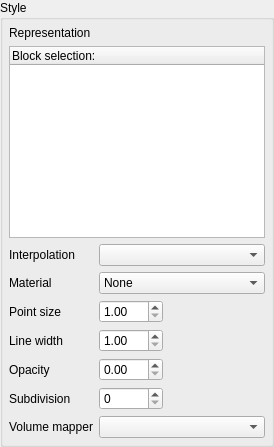
    <widget class="QGroupBox" name="StyleGroup">
     <property name="title">
      <string>Style</string>
     </property>
     <layout class="QGridLayout">
      <property name="margin">
       <number>6</number>
      </property>
      <property name="spacing">
       <number>6</number>
      </property>
      <item row="0" column="0">
       <widget class="QLabel" name="label_2">
        <property name="text">
         <string>Representation</string>
        </property>
        <property name="alignment">
         <set>Qt::AlignLeading|Qt::AlignLeft|Qt::AlignVCenter</set>
        </property>
       </widget>
      </item>
      <item row="0" column="1" colspan="2">
       <widget class="pqDisplayRepresentationWidget" name="StyleRepresentation" native="true">
        <property name="sizePolicy">
         <sizepolicy hsizetype="Minimum" vsizetype="Fixed">
          <horstretch>0</horstretch>
          <verstretch>0</verstretch>
         </sizepolicy>
        </property>
        <property name="toolTip">
         <string>&lt;html&gt;&lt;head&gt;&lt;meta name=&quot;qrichtext&quot; content=&quot;1&quot; /&gt;&lt;/head&gt;&lt;body style=&quot; white-space: pre-wrap; font-family:Sans Serif; font-size:9pt; font-weight:400; font-style:normal; text-decoration:none;&quot;&gt;&lt;p style=&quot; margin-top:0px; margin-bottom:0px; margin-left:0px; margin-right:0px; -qt-block-indent:0; text-indent:0px;&quot;&gt;Choose what geometry should be used to represent the dataset.&lt;/p&gt;&lt;/body&gt;&lt;/html&gt;</string>
        </property>
       </widget>
      </item>
      <item row="1" column="0" colspan="3">
       <widget class="QTreeWidget" name="compositeTree">
        <column>
         <property name="text">
          <string>Block selection:</string>
         </property>
        </column>
       </widget>
      </item>
      <item row="2" column="0">
       <widget class="QLabel" name="label_3">
        <property name="text">
         <string>Interpolation</string>
        </property>
       </widget>
      </item>
      <item row="2" column="1" colspan="2">
       <widget class="QComboBox" name="StyleInterpolation">
        <property name="toolTip">
         <string>&lt;html&gt;&lt;head&gt;&lt;meta name=&quot;qrichtext&quot; content=&quot;1&quot; /&gt;&lt;/head&gt;&lt;body style=&quot; white-space: pre-wrap; font-family:Sans Serif; font-size:9pt; font-weight:400; font-style:normal; text-decoration:none;&quot;&gt;&lt;p style=&quot; margin-top:0px; margin-bottom:0px; margin-left:0px; margin-right:0px; -qt-block-indent:0; text-indent:0px;&quot;&gt;Choose the method used to shade the geometry and interpolate point attributes.&lt;/p&gt;&lt;/body&gt;&lt;/html&gt;</string>
        </property>
       </widget>
      </item>
      <item row="3" column="0">
       <widget class="QLabel" name="label_13">
        <property name="text">
         <string>Material</string>
        </property>
       </widget>
      </item>
      <item row="3" column="1" colspan="2">
       <widget class="QComboBox" name="StyleMaterial">
        <item>
         <property name="text">
          <string>None</string>
         </property>
        </item>
        <item>
         <property name="text">
          <string>Browse...</string>
         </property>
        </item>
       </widget>
      </item>
      <item row="4" column="0">
       <widget class="QLabel" name="label_4">
        <property name="text">
         <string>Point size</string>
        </property>
       </widget>
      </item>
      <item row="4" column="1">
       <widget class="QDoubleSpinBox" name="StylePointSize">
        <property name="toolTip">
         <string>&lt;html&gt;&lt;head&gt;&lt;meta name=&quot;qrichtext&quot; content=&quot;1&quot; /&gt;&lt;/head&gt;&lt;body style=&quot; white-space: pre-wrap; font-family:Sans Serif; font-size:9pt; font-weight:400; font-style:normal; text-decoration:none;&quot;&gt;&lt;p style=&quot; margin-top:0px; margin-bottom:0px; margin-left:0px; margin-right:0px; -qt-block-indent:0; text-indent:0px;&quot;&gt;If your dataset contains points/vertices, this scale adjusts the diameter of the rendered points.&lt;/p&gt;&lt;/body&gt;&lt;/html&gt;</string>
        </property>
        <property name="minimum">
         <double>1.000000000000000</double>
        </property>
        <property name="maximum">
         <double>100.000000000000000</double>
        </property>
       </widget>
      </item>
      <item row="4" column="2">
       <spacer>
        <property name="orientation">
         <enum>Qt::Horizontal</enum>
        </property>
        <property name="sizeHint" stdset="0">
         <size>
          <width>40</width>
          <height>20</height>
         </size>
        </property>
       </spacer>
      </item>
      <item row="5" column="0">
       <widget class="QLabel" name="label_5">
        <property name="text">
         <string>Line width</string>
        </property>
       </widget>
      </item>
      <item row="5" column="1">
       <widget class="QDoubleSpinBox" name="StyleLineWidth">
        <property name="toolTip">
         <string>&lt;html&gt;&lt;head&gt;&lt;meta name=&quot;qrichtext&quot; content=&quot;1&quot; /&gt;&lt;/head&gt;&lt;body style=&quot; white-space: pre-wrap; font-family:Sans Serif; font-size:9pt; font-weight:400; font-style:normal; text-decoration:none;&quot;&gt;&lt;p style=&quot; margin-top:0px; margin-bottom:0px; margin-left:0px; margin-right:0px; -qt-block-indent:0; text-indent:0px;&quot;&gt;If your dataset containes lines/edges, this scale adjusts the width of the rendered lines.&lt;/p&gt;&lt;/body&gt;&lt;/html&gt;</string>
        </property>
        <property name="minimum">
         <double>1.000000000000000</double>
        </property>
        <property name="maximum">
         <double>100.000000000000000</double>
        </property>
       </widget>
      </item>
      <item row="5" column="2">
       <spacer>
        <property name="orientation">
         <enum>Qt::Horizontal</enum>
        </property>
        <property name="sizeHint" stdset="0">
         <size>
          <width>40</width>
          <height>20</height>
         </size>
        </property>
       </spacer>
      </item>
      <item row="6" column="0">
       <widget class="QLabel" name="label_6">
        <property name="text">
         <string>Opacity</string>
        </property>
       </widget>
      </item>
      <item row="6" column="1">
       <widget class="QDoubleSpinBox" name="Opacity">
        <property name="toolTip">
         <string>&lt;html&gt;Set the opacity of the dataset's geometry.  Artifacts
         may appear in translucent geometry because primatives are not
         sorted.&lt;/html&gt;</string>
        </property>
        <property name="maximum">
         <double>1.000000000000000</double>
        </property>
        <property name="singleStep">
         <double>0.100000000000000</double>
        </property>
       </widget>
      </item>
      <item row="6" column="2">
       <spacer>
        <property name="orientation">
         <enum>Qt::Horizontal</enum>
        </property>
        <property name="sizeHint" stdset="0">
         <size>
          <width>40</width>
          <height>20</height>
         </size>
        </property>
       </spacer>
      </item>
      <item row="7" column="0">
       <widget class="QLabel" name="label_17">
        <property name="text">
         <string>Subdivision</string>
        </property>
       </widget>
      </item>
      <item row="7" column="1">
       <widget class="QSpinBox" name="NonlinearSubdivisionLevel">
        <property name="toolTip">
         <string>Nonlinear faces are approximated with flat polygons.  This parameter controls how many times to subdivide nonlinear surface cells.  Higher subdivisions generate closer approximations but take more memory and rendering time.  Subdivision is recursive, so the number of output polygons can grow exponentially with this parameter.</string>
        </property>
        <property name="maximum">
         <number>4</number>
        </property>
       </widget>
      </item>
      <item row="7" column="2">
       <spacer name="horizontalSpacer">
        <property name="orientation">
         <enum>Qt::Horizontal</enum>
        </property>
        <property name="sizeHint" stdset="0">
         <size>
          <width>40</width>
          <height>20</height>
         </size>
        </property>
       </spacer>
      </item>
      <item row="8" column="0">
       <widget class="QLabel" name="label_19">
        <property name="text">
         <string>Volume mapper</string>
        </property>
       </widget>
      </item>
      <item row="8" column="1" colspan="2">
       <widget class="QComboBox" name="SelectedMapperIndex">
        <property name="toolTip">
         <string>&lt;html&gt;&lt;head&gt;&lt;meta name=&quot;qrichtext&quot; content=&quot;1&quot; /&gt;&lt;/head&gt;&lt;body style=&quot; white-space: pre-wrap; font-family:Sans Serif; font-size:9pt; font-weight:400; font-style:normal; text-decoration:none;&quot;&gt;&lt;p style=&quot; margin-top:0px; margin-bottom:0px; margin-left:0px; margin-right:0px; -qt-block-indent:0; text-indent:0px;&quot;&gt;Choose the mapper to use for volume rendering.&lt;/p&gt;&lt;/body&gt;&lt;/html&gt;</string>
        </property>
       </widget>
      </item>
     </layout>
    </widget>
